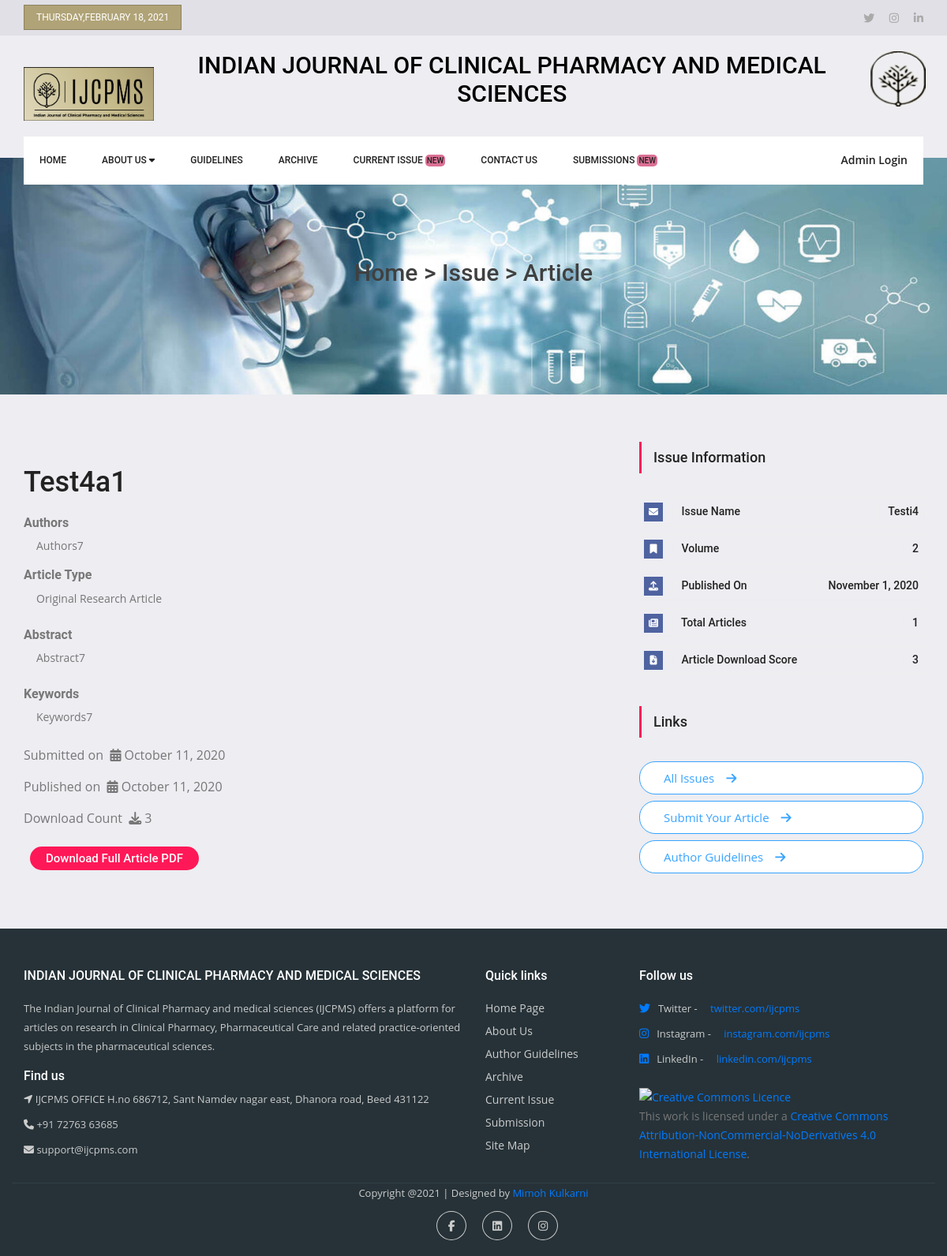
The app's page /article.php?d=7 with its own data.
### tables this page shows
CREATE TABLE `articles` (
  `id` int(11) NOT NULL,
  `issues_id` int(11) NOT NULL,
  `fromsub` int(1) NOT NULL DEFAULT 0,
  `name` varchar(150) NOT NULL,
  `authors` varchar(1000) NOT NULL,
  `abstract` mediumtext NOT NULL,
  `keywords` varchar(500) NOT NULL,
  `type` varchar(50) NOT NULL,
  `subdate` date NOT NULL,
  `pubdate` date NOT NULL,
  `file` varchar(200) NOT NULL,
  `dcount` int(50) NOT NULL DEFAULT 0,
  `stmp` datetime NOT NULL DEFAULT current_timestamp()
);

CREATE TABLE `issues` (
  `id` int(11) NOT NULL,
  `name` varchar(150) NOT NULL,
  `guest` varchar(500) DEFAULT NULL,
  `issue_no` int(13) DEFAULT NULL,
  `vol` varchar(20) NOT NULL,
  `date` date NOT NULL,
  `stmp` datetime NOT NULL DEFAULT current_timestamp()
);

### user_header.php (called while the page is built, shortened)
<?php
require_once("dbconn.php");
$today = date("l,F j, Y");
$sqlCurrentIssue = "SELECT Max(`id`) AS `id`,`date` FROM `issues`";
$resultCurrentIssue = mysqli_query($linkId,$sqlCurrentIssue);
if (mysqli_num_rows($resultCurrentIssue) == 1){
    while($rowCurrentIssue = mysqli_fetch_array($resultCurrentIssue)){
        $currentIssue = $rowCurrentIssue['id'];
    }
}

### article.php (the view, shortened to what this page needs)
<?php
require_once("user_header.php");
if($_GET['d'] == null){
    header("location:page_404.php");
}
else{
    require_once("dbconn.php");
    $articleId = $_GET['d'];
    $sqlArticle = "SELECT * FROM `articles` WHERE `id` = '".$articleId."'";
    $resultArticles = mysqli_query($linkId,$sqlArticle);
    $articleCount = mysqli_affected_rows($linkId);
    $articleDownloadScore = 0;
    $issueName = "";
    $issueDate = "";
    $issueVol = "";
    $articleName = "";
    $articleType = "";
    $articleAuthors = "";
    $articleAbstract = "";
    $articleKeywords = "";
    $articleSubDate = "";
    $articlePubDate = "";
    if ($articleCount == 1){
        while($rowArticle = mysqli_fetch_array($resultArticles)){
            $articleDownloadScore = $rowArticle['dcount'];
            $articleName = $rowArticle['name'];
            $articleType = $rowArticle['type'];
            $articleAuthors = $rowArticle['authors'];
            $articleAbstract = $rowArticle['abstract'];
            $articleKeywords = $rowArticle['keywords'];
            $articleSubDate = date("F j, Y",strtotime($rowArticle['subdate']));
            $articlePubDate = date("F j, Y",strtotime($rowArticle['subdate']));
            $sqlIssue = "SELECT `name`, `vol`, `date` FROM `issues` WHERE `id` = '".$rowArticle['issues_id']."'";
            $resultIssue = mysqli_query($linkId,$sqlIssue);
            if (mysqli_num_rows($resultIssue) > 0) {
                while ($rowIssue = mysqli_fetch_array($resultIssue)) {
                    $issueName = $rowIssue['name'];
                    $issueDate = $rowIssue['date'];
                    $issueVol = $rowIssue['vol'];
                }
            }
            else  header("location:page_404.php");
        }
    }
    else  header("location:page_404.php");
}
?>
<!doctype html>
<html lang="en">
    <head>
        <link rel="stylesheet" href="https://stackpath.bootstrapcdn.com/bootstrap/4.5.2/css/bootstrap.min.css"
>
        <link rel="stylesheet" href="css/footer.css">
        <link rel="stylesheet" href="css/style.css">
        <link rel="stylesheet" href="css/responsive.css">
    </head>
    <body oncopy="return false" oncut="return false" onpaste="return false">
        <header class="header_area">
            <div class="top_menu">
                <div class="container">
                    <div class="float-left">
                        <a href="#"><?php echo $today;?></a>
                    </div>
                    <div class="float-right">
                        <ul class="list header_social">
                            <li><a href="https://twitter.com/ijcpms/" target="_blank"><i class="fa fa-twitter"></i></a></li>
                            <li><a href="https://www.instagram.com/ijcpms/" target="_blank"><i class="fa fa-instagram"></i></a></li>
                            <li><a href="https://www.linkedin.com/company/indian-journal-of-clinical-pharmacy-and-medical-sciences/?viewAsMember=true" target="_blank"><i class="fa fa-linkedin"></i></a></li>
                        </ul>
                    </div>
                </div>
            </div>
            <div class="logo_part">
                <div class="container">
                    <div class="row">
                        <div class="col-sm-2">
                            <div class="float-left">
                                <a class="logo" href="index.php"><img src="img/logo.png" alt="" style="width: 100%"></a>
                            </div>
                        </div>
                        <div class="col-sm-9">
                            <h2 class="typo-list text-center">INDIAN JOURNAL OF CLINICAL PHARMACY AND MEDICAL SCIENCES</h2>
                        </div>
                        <div class="col-sm-1">
                            <div class="align-middle">
                                <div class="header_magazin">
                                    <img src="img/favicon.png" alt="logo">
                                </div>
                            </div>
                        </div>
                    </div>
                </div>
            </div>
            <div class="main_menu">
                <nav class="navbar navbar-expand-lg navbar-light">
                    <div class="container">
                        <div class="container_inner">
                            <div class="collapse navbar-collapse offset" id="navbarSupportedContent">
                                <ul class="nav navbar-nav menu_nav">
                                    <li class="nav-item"><a class="nav-link" href="index.php">Home</a></li>
                                    <li class="nav-item dropdown">
                                        <a class="nav-link dropdown-toggle" href="#" id="navbardrop" data-toggle="dropdown"
                                           role="button" aria-haspopup="true" aria-expanded="false">
                                            About Us <i class="fa fa-caret-down"></i>
                                        </a>
                                    </li>
                                    <li class="nav-item"><a class="nav-link" href="guidelines.php">Guidelines</a></li>
                                    <li class="nav-item"><a class="nav-link" href="archive.php">Archive</a></li>
                                    <?php if(!empty($currentIssue)){ ?>
                                        <li class="nav-item"><a class="nav-link" href="issue.php?d=<?php echo $currentIssue; ?>">Current Issue <span class="blinking align-middle">NEW</span></a></li>
                                    <?php } ?>
                                    <li class="nav-item"><a class="nav-link" href="contact.php">Contact Us</a></li>
                                    <li class="nav-item"><a class="nav-link" href="submission.php">Submissions <span class="blinking align-middle">NEW</span></a></li>
                                </ul>
                                <ul class="nav navbar-nav navbar-right ml-auto">
                                    <li class="nav-item"><a href="login.php" class="login">Admin Login</a></li>
                                </ul>
                            </div>
                        </div>
                    </div>
                </nav>
            </div>
        </header>
        <section class="home_banner_area">
            <div class="banner_inner d-flex align-items-center">
                <div class="container">
                    <div id="carouselExampleIndicators" class="carousel slide" data-ride="carousel">
                        <div class="carousel-inner">
                            <div class="carousel-item active">
                                <div class="banner_content text-center">
                                    <h2>Home > Issue > Article</h2>
                                </div>
                            </div>
                        </div>
                    </div>
                </div>
            </div>
        </section>
        <section class="news_area p_60">
            <div class="container">
                <div class="row">
                    <div class="col-lg-8">
                        <div class="main_blog_details">
                            <h4> <?php echo ucwords($articleName); ?> </h4>
                            <h5><b>Authors</b></h5>
                            <p class="pl-3"> <?php echo ucwords($articleAuthors); ?> </p>
                            <h5><b>Article Type</b></h5>
                            <p class="pl-3"> <?php echo ucwords($articleType); ?> </p>
                            <h5 class="mt-4"><b>Abstract</b></h5>
                            <p class="pl-3"> <?php echo ucwords($articleAbstract); ?> </p>
                            <h5 class="mt-4"><b>Keywords</b></h5>
                            <p class="pl-3"> <?php echo ucwords($articleKeywords); ?> </p>
                            <div class="mt-4" style="font-size: 16px">
                                Submitted on &nbsp;<i class="fa fa-calendar" aria-hidden="true"></i>  <?php echo $articleSubDate; ?>
                            </div>
                            <div class="mt-3" style="font-size: 16px">
                                Published on &nbsp;<i class="fa fa-calendar" aria-hidden="true"></i>  <?php echo $articlePubDate; ?>
                            </div>
                            <div class="mt-3" style="font-size: 16px">
                                Download Count &nbsp;<i class="fa fa-download" aria-hidden="true"></i> <?php echo $articleDownloadScore; ?>
                            </div>
                        </div>
                        <div class="my-4">
                            <span class="gad_btn ml-2 download" id="<?php echo $articleId; ?>" style="cursor: pointer;font-size: 15px">Download Full Article PDF</span>
                        </div>
                    </div>
                    <div class="col-lg-4">
                        <div class="right_sidebar">
                            <aside class="r_widgets social_widgets">
                                <div class="main_title2">
                                    <h2>Issue Information</h2>
                                </div>
                                <ul class="list">
                                    <li><a href="#"><i class="fa fa-envelope"></i> Issue Name <span><?php echo  ucwords($issueName); ?></span></a></li>
                                    <li><a href="#"><i class="fa fa-bookmark"></i> Volume <span><?php echo  $issueVol; ?></span></a></li>
                                    <li><a href="#"><i class="fa fa-upload"></i> Published On <span><?php echo  date("F j, Y",strtotime($issueDate)); ?></span></a></li>
                                    <li><a href="#"><i class="fa fa-newspaper"></i> Total Articles <span><?php echo  $articleCount; ?></span></a></li>
                                    <li><a href="#"><i class="fa fa-file-download"></i> Article Download Score <span><?php echo  $articleDownloadScore; ?></span></a></li>
                                </ul>
                            </aside>
                            <div>
                                <div class="main_title2">
                                    <h2>Links</h2>
                                </div>
                                <a href="archive.php" class="genric-btn info-border circle arrow" style="width: 100%;font-size: 15px;">All Issues<span class="fa fa-arrow-right"></span></a>
                                <a href="submission.php" class="genric-btn info-border circle arrow mt-2" style="width: 100%;font-size: 15px;">Submit Your Article<span class="fa fa-arrow-right"></span></a>
                                <a href="guidelines.php" class="genric-btn info-border circle arrow mt-2" style="width: 100%;font-size: 15px;">Author Guidelines<span class="fa fa-arrow-right"></span></a>
                            </div>
                        </div>
                    </div>
                </div>
            </div>
        </section>
    <footer class="footer">
        <div class="container bottom_border">
            <div class="row">
                <div class="col-lg-6 col-md-6 col-sm-6">
                    <h5 class="headin5_amrc col_white_amrc pt2">INDIAN JOURNAL OF CLINICAL PHARMACY AND MEDICAL SCIENCES</h5>
                    <p class="mb-3">The Indian Journal of Clinical Pharmacy and medical sciences (IJCPMS) offers a platform for articles on research in Clinical Pharmacy, Pharmaceutical Care and related practice-oriented subjects in the pharmaceutical sciences.</p>
                    <h5 class="headin5_amrc col_white_amrc">Find us</h5>
                    <p><i class="fa fa-location-arrow"></i> IJCPMS OFFICE H.no 686712, Sant Namdev nagar east, Dhanora road, Beed 431122 </p>
                    <p><i class="fa fa-phone"></i>  +91 72763 63685  </p>
                    <p><i class="fa fa fa-envelope"></i> support@ijcpms.com  </p>
                </div>
                <div class="col-lg-2 col-md-6 col-sm-6">
                    <h5 class="headin5_amrc col_white_amrc pt2">Quick links</h5>
                    <ul class="footer_ul_amrc">
                        <li><a href="index.php">Home Page</a></li>
                        <li><a href="aboutus.php">About Us</a></li>
                        <li><a href="guidelines.php">Author Guidelines</a></li>
                        <li><a href="archive.php">Archive</a></li>
                        <li><a href="issue.php?d=<?php echo $currentIssue; ?>">Current Issue</a></li>
                        <li><a href="submission.php">Submission</a></li>
                        <li><a href="sitemap.php">Site Map</a></li>
                    </ul>
                </div>
                <div class="col-lg-4 col-md-6 col-sm-6">
                    <h5 class="headin5_amrc col_white_amrc pt2">Follow us</h5>
                    <ul class="footer_ul2_amrc mb-4">
                        <li><a href="#"><i class="fab fa-twitter fleft padding-right"></i> </a><p>Twitter - &emsp;<a href="https://twitter.com/ijcpms" target="_blank">twitter.com/ijcpms</a></p></li>
                        <li><a href="#"><i class="fab fa-instagram fleft padding-right"></i> </a><p>Instagram - &emsp;<a href="https://www.instagram.com/ijcpms" target="_blank">instagram.com/ijcpms</a></p></li>
                        <li><a href="#"><i class="fab fa-linkedin fleft padding-right"></i> </a><p>LinkedIn - &emsp;<a href="https://www.linkedin.com/company/indian-journal-of-clinical-pharmacy-and-medical-sciences" target="_blank">linkedin.com/ijcpms</a></p></li>
                    </ul>
                    <a rel="license" href="http://creativecommons.org/licenses/by-nc-nd/4.0/" target="_blank"><img alt="Creative Commons Licence" style="border-width:0" src="https://i.creativecommons.org/l/by-nc-nd/4.0/88x31.png" /></a><br />This work is licensed under a <a rel="license" href="http://creativecommons.org/licenses/by-nc-nd/4.0/" target="_blank">Creative Commons Attribution-NonCommercial-NoDerivatives 4.0 International License</a>.
                </div>
            </div>
        </div>
        <div class="container">
            <p class="text-center">Copyright @<?php echo date("Y"); ?> | Designed by <a href="https://www.facebook.com/mimohkulkarni17">Mimoh Kulkarni</a></p>
            <ul class="social_footer_ul">
                <li><a href="https://www.facebook.com/mimohkulkarni17" target="_blank"><i class="fab fa-facebook-f"></i></a></li>
                <li><a href="https://www.linkedin.com/in/mimoh-kulkarni" target="_blank"><i class="fab fa-linkedin"></i></a></li>
                <li><a href="https://www.instagram.com/mimoh_kulkarni" target="_blank"><i class="fab fa-instagram"></i></a></li>
            </ul>
        </div>
    </footer>
    </body>
</html>

### records on screen
articles: name "Test4a1", authors "Authors7", type "Original Research Article", abstract "Abstract7", keywords "Keywords7", subdate "October 11, 2020", dcount "3"
issues: name "Testi4", vol "2", date "November 1, 2020"

### other values on screen
$today "THURSDAY,FEBRUARY 18, 2021"
$articleCount "1"
